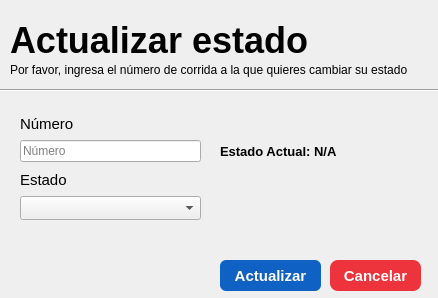
<?xml version="1.0" encoding="UTF-8"?>
<ui version="4.0">
 <class>Form</class>
 <widget class="QWidget" name="Form">
  <property name="geometry">
   <rect>
    <x>0</x>
    <y>0</y>
    <width>438</width>
    <height>298</height>
   </rect>
  </property>
  <property name="windowTitle">
   <string>Form</string>
  </property>
  <widget class="QLabel" name="label_6">
   <property name="geometry">
    <rect>
     <x>10</x>
     <y>60</y>
     <width>421</width>
     <height>20</height>
    </rect>
   </property>
   <property name="text">
    <string>Por favor, ingresa el número de corrida a la que quieres cambiar su estado</string>
   </property>
  </widget>
  <widget class="QLabel" name="label_5">
   <property name="geometry">
    <rect>
     <x>10</x>
     <y>0</y>
     <width>511</width>
     <height>81</height>
    </rect>
   </property>
   <property name="font">
    <font>
     <pointsize>27</pointsize>
     <bold>true</bold>
    </font>
   </property>
   <property name="text">
    <string>Actualizar estado</string>
   </property>
  </widget>
  <widget class="QComboBox" name="comboBox_estadoCorrida">
   <property name="geometry">
    <rect>
     <x>20</x>
     <y>196</y>
     <width>181</width>
     <height>24</height>
    </rect>
   </property>
   <property name="placeholderText">
    <string>Estado</string>
   </property>
   <item>
    <property name="text">
     <string>ACTIVA</string>
    </property>
   </item>
   <item>
    <property name="text">
     <string>INACTIVA</string>
    </property>
   </item>
  </widget>
  <widget class="Line" name="line_2">
   <property name="geometry">
    <rect>
     <x>-20</x>
     <y>80</y>
     <width>741</width>
     <height>20</height>
    </rect>
   </property>
   <property name="orientation">
    <enum>Qt::Orientation::Horizontal</enum>
   </property>
  </widget>
  <widget class="QLabel" name="label_8">
   <property name="geometry">
    <rect>
     <x>20</x>
     <y>170</y>
     <width>91</width>
     <height>20</height>
    </rect>
   </property>
   <property name="font">
    <font>
     <pointsize>11</pointsize>
    </font>
   </property>
   <property name="text">
    <string>Estado</string>
   </property>
  </widget>
  <widget class="QLabel" name="label_7">
   <property name="geometry">
    <rect>
     <x>20</x>
     <y>114</y>
     <width>71</width>
     <height>20</height>
    </rect>
   </property>
   <property name="font">
    <font>
     <pointsize>11</pointsize>
    </font>
   </property>
   <property name="text">
    <string>Número</string>
   </property>
  </widget>
  <widget class="QPushButton" name="boton_actualizar">
   <property name="geometry">
    <rect>
     <x>220</x>
     <y>260</y>
     <width>101</width>
     <height>31</height>
    </rect>
   </property>
   <property name="font">
    <font>
     <pointsize>-1</pointsize>
     <bold>true</bold>
    </font>
   </property>
   <property name="styleSheet">
    <string notr="true">QPushButton{
	background: #1061C4;
	color:WHITE;
	border:none;
	border-radius: 6px;
	font-weight: bold;
	font-size:15px;
}

QPushButton:hover {
    background-color: #0D4FAB;    
}

QPushButton:pressed {
    background-color: #0A3F8A;     
}</string>
   </property>
   <property name="text">
    <string>Actualizar</string>
   </property>
  </widget>
  <widget class="QLineEdit" name="lineEdit_numeroCorrida">
   <property name="geometry">
    <rect>
     <x>20</x>
     <y>140</y>
     <width>181</width>
     <height>22</height>
    </rect>
   </property>
   <property name="text">
    <string/>
   </property>
   <property name="maxLength">
    <number>4</number>
   </property>
   <property name="placeholderText">
    <string>Número</string>
   </property>
  </widget>
  <widget class="QLabel" name="label_estadoActual">
   <property name="geometry">
    <rect>
     <x>220</x>
     <y>140</y>
     <width>200</width>
     <height>22</height>
    </rect>
   </property>
   <property name="font">
    <font>
     <pointsize>10</pointsize>
     <bold>true</bold>
    </font>
   </property>
   <property name="text">
    <string>Estado Actual: N/A</string>
   </property>
  </widget>
  <widget class="QPushButton" name="boton_cancelar">
   <property name="geometry">
    <rect>
     <x>330</x>
     <y>260</y>
     <width>91</width>
     <height>31</height>
    </rect>
   </property>
   <property name="font">
    <font>
     <pointsize>-1</pointsize>
     <bold>true</bold>
    </font>
   </property>
   <property name="styleSheet">
    <string notr="true">QPushButton{
	
	background-color: rgb(237, 51, 59);
	color:WHITE;
	border:none;
	border-radius: 8px;
	font-weight: bold;
	font-size: 15px;
}

QPushButton::hover{
	background-color: rgb(191, 41, 49);
}

QPushButton::pressed{
	background-color: rgb(141, 30, 36);
}</string>
   </property>
   <property name="text">
    <string>Cancelar</string>
   </property>
  </widget>
 </widget>
 <resources/>
 <connections/>
</ui>
